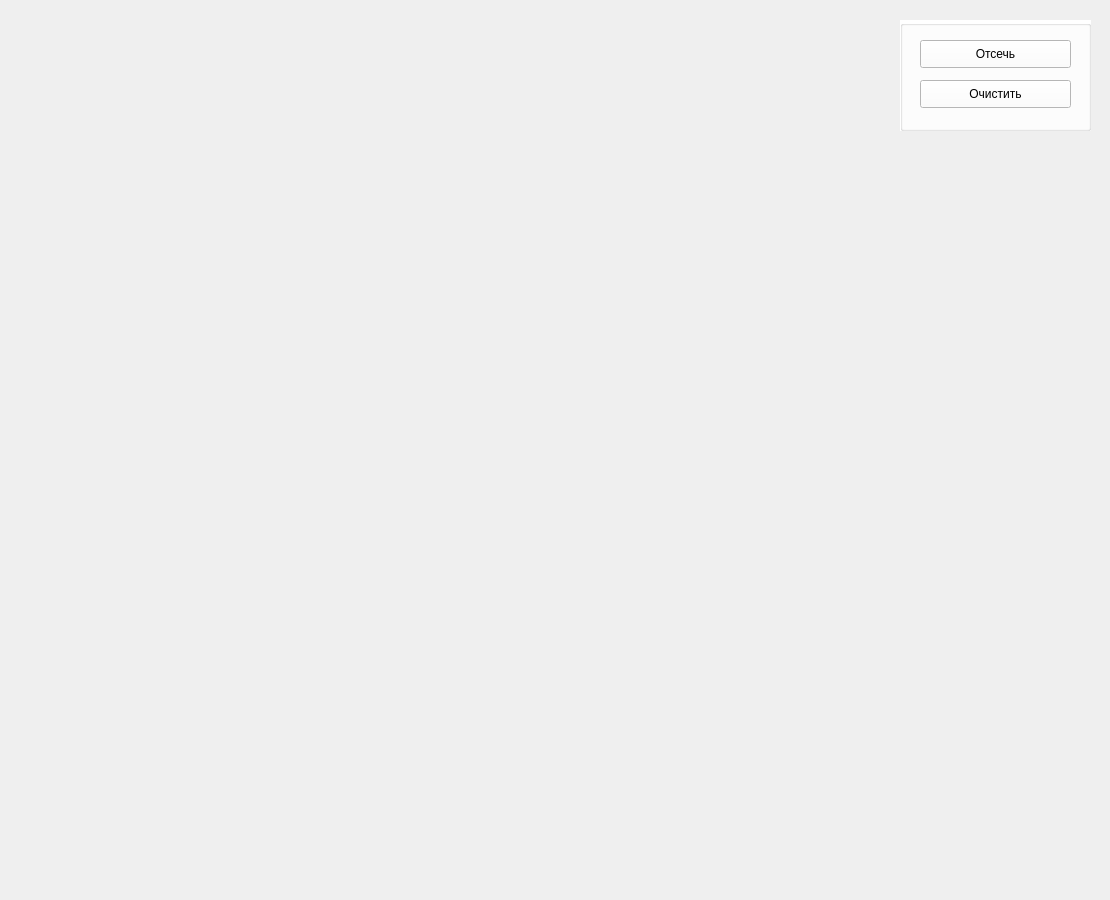
<?xml version="1.0" encoding="UTF-8"?>
<ui version="4.0">
 <class>MainWindow</class>
 <widget class="QMainWindow" name="MainWindow">
  <property name="geometry">
   <rect>
    <x>0</x>
    <y>0</y>
    <width>1110</width>
    <height>900</height>
   </rect>
  </property>
  <property name="minimumSize">
   <size>
    <width>1110</width>
    <height>900</height>
   </size>
  </property>
  <property name="maximumSize">
   <size>
    <width>1110</width>
    <height>900</height>
   </size>
  </property>
  <property name="windowTitle">
   <string>MainWindow</string>
  </property>
  <widget class="QWidget" name="centralwidget">
   <widget class="QLabel" name="canvas">
    <property name="geometry">
     <rect>
      <x>20</x>
      <y>20</y>
      <width>861</width>
      <height>861</height>
     </rect>
    </property>
    <property name="palette">
     <palette>
      <active>
       <colorrole role="Base">
        <brush brushstyle="SolidPattern">
         <color alpha="255">
          <red>85</red>
          <green>0</green>
          <blue>0</blue>
         </color>
        </brush>
       </colorrole>
       <colorrole role="Window">
        <brush brushstyle="SolidPattern">
         <color alpha="255">
          <red>255</red>
          <green>255</green>
          <blue>255</blue>
         </color>
        </brush>
       </colorrole>
       <colorrole role="AlternateBase">
        <brush brushstyle="SolidPattern">
         <color alpha="255">
          <red>255</red>
          <green>255</green>
          <blue>255</blue>
         </color>
        </brush>
       </colorrole>
      </active>
      <inactive>
       <colorrole role="Base">
        <brush brushstyle="SolidPattern">
         <color alpha="255">
          <red>85</red>
          <green>0</green>
          <blue>0</blue>
         </color>
        </brush>
       </colorrole>
       <colorrole role="Window">
        <brush brushstyle="SolidPattern">
         <color alpha="255">
          <red>255</red>
          <green>255</green>
          <blue>255</blue>
         </color>
        </brush>
       </colorrole>
       <colorrole role="AlternateBase">
        <brush brushstyle="SolidPattern">
         <color alpha="255">
          <red>255</red>
          <green>255</green>
          <blue>255</blue>
         </color>
        </brush>
       </colorrole>
      </inactive>
      <disabled>
       <colorrole role="Base">
        <brush brushstyle="SolidPattern">
         <color alpha="255">
          <red>255</red>
          <green>255</green>
          <blue>255</blue>
         </color>
        </brush>
       </colorrole>
       <colorrole role="Window">
        <brush brushstyle="SolidPattern">
         <color alpha="255">
          <red>255</red>
          <green>255</green>
          <blue>255</blue>
         </color>
        </brush>
       </colorrole>
       <colorrole role="AlternateBase">
        <brush brushstyle="SolidPattern">
         <color alpha="255">
          <red>255</red>
          <green>255</green>
          <blue>255</blue>
         </color>
        </brush>
       </colorrole>
      </disabled>
     </palette>
    </property>
    <property name="text">
     <string/>
    </property>
   </widget>
   <widget class="QGroupBox" name="groupBox">
    <property name="geometry">
     <rect>
      <x>900</x>
      <y>20</y>
      <width>191</width>
      <height>111</height>
     </rect>
    </property>
    <property name="palette">
     <palette>
      <active>
       <colorrole role="Button">
        <brush brushstyle="SolidPattern">
         <color alpha="255">
          <red>255</red>
          <green>255</green>
          <blue>255</blue>
         </color>
        </brush>
       </colorrole>
       <colorrole role="Base">
        <brush brushstyle="SolidPattern">
         <color alpha="255">
          <red>255</red>
          <green>255</green>
          <blue>255</blue>
         </color>
        </brush>
       </colorrole>
       <colorrole role="Window">
        <brush brushstyle="SolidPattern">
         <color alpha="255">
          <red>255</red>
          <green>255</green>
          <blue>255</blue>
         </color>
        </brush>
       </colorrole>
       <colorrole role="AlternateBase">
        <brush brushstyle="SolidPattern">
         <color alpha="255">
          <red>255</red>
          <green>255</green>
          <blue>255</blue>
         </color>
        </brush>
       </colorrole>
      </active>
      <inactive>
       <colorrole role="Button">
        <brush brushstyle="SolidPattern">
         <color alpha="255">
          <red>255</red>
          <green>255</green>
          <blue>255</blue>
         </color>
        </brush>
       </colorrole>
       <colorrole role="Base">
        <brush brushstyle="SolidPattern">
         <color alpha="255">
          <red>255</red>
          <green>255</green>
          <blue>255</blue>
         </color>
        </brush>
       </colorrole>
       <colorrole role="Window">
        <brush brushstyle="SolidPattern">
         <color alpha="255">
          <red>255</red>
          <green>255</green>
          <blue>255</blue>
         </color>
        </brush>
       </colorrole>
       <colorrole role="AlternateBase">
        <brush brushstyle="SolidPattern">
         <color alpha="255">
          <red>255</red>
          <green>255</green>
          <blue>255</blue>
         </color>
        </brush>
       </colorrole>
      </inactive>
      <disabled>
       <colorrole role="Button">
        <brush brushstyle="SolidPattern">
         <color alpha="255">
          <red>255</red>
          <green>255</green>
          <blue>255</blue>
         </color>
        </brush>
       </colorrole>
       <colorrole role="Base">
        <brush brushstyle="SolidPattern">
         <color alpha="255">
          <red>255</red>
          <green>255</green>
          <blue>255</blue>
         </color>
        </brush>
       </colorrole>
       <colorrole role="Window">
        <brush brushstyle="SolidPattern">
         <color alpha="255">
          <red>255</red>
          <green>255</green>
          <blue>255</blue>
         </color>
        </brush>
       </colorrole>
       <colorrole role="AlternateBase">
        <brush brushstyle="SolidPattern">
         <color alpha="255">
          <red>255</red>
          <green>255</green>
          <blue>255</blue>
         </color>
        </brush>
       </colorrole>
      </disabled>
     </palette>
    </property>
    <property name="autoFillBackground">
     <bool>true</bool>
    </property>
    <property name="title">
     <string/>
    </property>
    <property name="flat">
     <bool>false</bool>
    </property>
    <widget class="QPushButton" name="clearButton">
     <property name="geometry">
      <rect>
       <x>20</x>
       <y>60</y>
       <width>151</width>
       <height>28</height>
      </rect>
     </property>
     <property name="text">
      <string>Очистить</string>
     </property>
    </widget>
    <widget class="QPushButton" name="fillButton">
     <property name="geometry">
      <rect>
       <x>20</x>
       <y>20</y>
       <width>151</width>
       <height>28</height>
      </rect>
     </property>
     <property name="text">
      <string>Отсечь</string>
     </property>
    </widget>
   </widget>
   <widget class="QLabel" name="errorLabel">
    <property name="geometry">
     <rect>
      <x>900</x>
      <y>150</y>
      <width>191</width>
      <height>71</height>
     </rect>
    </property>
    <property name="palette">
     <palette>
      <active>
       <colorrole role="WindowText">
        <brush brushstyle="SolidPattern">
         <color alpha="255">
          <red>255</red>
          <green>0</green>
          <blue>0</blue>
         </color>
        </brush>
       </colorrole>
       <colorrole role="ButtonText">
        <brush brushstyle="SolidPattern">
         <color alpha="255">
          <red>255</red>
          <green>0</green>
          <blue>0</blue>
         </color>
        </brush>
       </colorrole>
      </active>
      <inactive>
       <colorrole role="WindowText">
        <brush brushstyle="SolidPattern">
         <color alpha="255">
          <red>255</red>
          <green>0</green>
          <blue>0</blue>
         </color>
        </brush>
       </colorrole>
       <colorrole role="ButtonText">
        <brush brushstyle="SolidPattern">
         <color alpha="255">
          <red>255</red>
          <green>0</green>
          <blue>0</blue>
         </color>
        </brush>
       </colorrole>
      </inactive>
      <disabled>
       <colorrole role="WindowText">
        <brush brushstyle="SolidPattern">
         <color alpha="255">
          <red>120</red>
          <green>120</green>
          <blue>120</blue>
         </color>
        </brush>
       </colorrole>
       <colorrole role="ButtonText">
        <brush brushstyle="SolidPattern">
         <color alpha="255">
          <red>120</red>
          <green>120</green>
          <blue>120</blue>
         </color>
        </brush>
       </colorrole>
      </disabled>
     </palette>
    </property>
    <property name="text">
     <string/>
    </property>
    <property name="wordWrap">
     <bool>true</bool>
    </property>
   </widget>
  </widget>
 </widget>
 <resources/>
 <connections/>
</ui>
